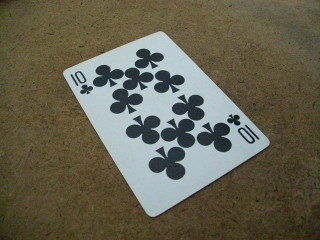
//> input picture ocr/pics/pers.jpg, 320 x 240 px
$ ./persp   (built with g++ and OpenCV 4)
//> lines starting //> are read from the running program, lines starting //| are printed output that depends on the picture; after the words box and inside, x2 and y2 are one past the last pixel; in counts of white or black regions, pixels touching at a corner belong together

// g++ $(pkg-config --cflags --libs opencv) persp.cc -o persp && ./persp

/**
 * Automatic perspective correction for quadrilateral objects. See the tutorial at
 * http://opencv-code.com/tutorials/automatic-perspective-correction-for-quadrilateral-objects/
 */
#include <opencv2/imgproc/imgproc.hpp>
#include <opencv2/highgui/highgui.hpp>
#include <iostream>

cv::Point2f center(0,0);

cv::Point2f computeIntersect(cv::Vec4i a,
                             cv::Vec4i b)
{
	int x1 = a[0], y1 = a[1], x2 = a[2], y2 = a[3], x3 = b[0], y3 = b[1], x4 = b[2], y4 = b[3];
	// float denom;

	if (float d = ((float)(x1 - x2) * (y3 - y4)) - ((y1 - y2) * (x3 - x4)))
	{
		cv::Point2f pt;
		pt.x = ((x1 * y2 - y1 * x2) * (x3 - x4) - (x1 - x2) * (x3 * y4 - y3 * x4)) / d;
		pt.y = ((x1 * y2 - y1 * x2) * (y3 - y4) - (y1 - y2) * (x3 * y4 - y3 * x4)) / d;
		return pt;
	}
	else
		return cv::Point2f(-1, -1);
}

void sortCorners(std::vector<cv::Point2f>& corners,
                 cv::Point2f center)
{
	std::vector<cv::Point2f> top, bot;

	for (int i = 0; i < corners.size(); i++)
	{
		if (corners[i].y < center.y)
			top.push_back(corners[i]);
		else
			bot.push_back(corners[i]);
	}
	corners.clear();

	if (top.size() == 2 && bot.size() == 2){
		cv::Point2f tl = top[0].x > top[1].x ? top[1] : top[0];
		cv::Point2f tr = top[0].x > top[1].x ? top[0] : top[1];
		cv::Point2f bl = bot[0].x > bot[1].x ? bot[1] : bot[0];
		cv::Point2f br = bot[0].x > bot[1].x ? bot[0] : bot[1];


		corners.push_back(tl);
		corners.push_back(tr);
		corners.push_back(br);
		corners.push_back(bl);
	}
}

int main()
{
	cv::Mat src = cv::imread("./pics/pers.jpg");
//> src is the input picture: 240 rows x 320 cols, CV_8UC3; mean B, G, R 80.9, 98.1, 101.9
	// [6 lines of commented-out code are left out]
	if (src.empty())
		return -1;

	cv::Mat bw;
	cv::cvtColor(src, bw, CV_BGR2GRAY);
	cv::blur(bw, bw, cv::Size(3, 3));
	cv::Canny(bw, bw, 100, 100, 3);
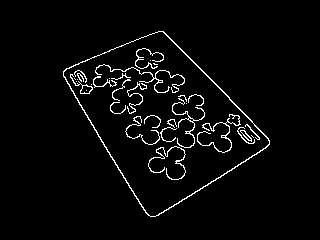
//> bw: 240 rows x 320 cols, CV_8UC1; 3.4% white in thin lines or dots, all inside (x1, y1, x2, y2) = (63, 31, 270, 217)

	std::vector<cv::Vec4i> lines;
	cv::HoughLinesP(bw, lines, 1, CV_PI/180, 70, 30, 10);
//> lines = 4 lines (x1, y1, x2, y2): [162, 31, 252, 121], [63, 75, 146, 213], [157, 215, 266, 147], [65, 69, 144, 36]

        cv::imwrite( "./img_pre/persp0.jpg", bw);

        std::vector<cv::Vec4i>::iterator it = lines.begin();
        for(; it!=lines.end(); ++it) {
          cv::Vec4i l = *it;
          cv::line(bw, cv::Point(l[0], l[1]), cv::Point(l[2], l[3]), cv::Scalar(255,0,0), 2, 8);
        }
//> this loop made 4 passes
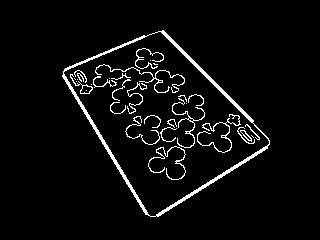
//> bw: 240 rows x 320 cols, CV_8UC1; 4.7% white in thin lines or dots, all inside (x1, y1, x2, y2) = (62, 30, 270, 217)
        cv::imwrite( "./img_pre/persp1.jpg", bw);

	// Expand the lines
	for (int i = 0; i < lines.size(); i++)
	{
		cv::Vec4i v = lines[i];
		lines[i][0] = 0;
		lines[i][1] = ((float)v[1] - v[3]) / (v[0] - v[2]) * -v[0] + v[1];
		lines[i][2] = src.cols;
		lines[i][3] = ((float)v[1] - v[3]) / (v[0] - v[2]) * (src.cols - v[2]) + v[3];
	}
//> this loop made 4 passes

        it = lines.begin();
        for(; it!=lines.end(); ++it) {
          cv::Vec4i l = *it;
          cv::line(bw, cv::Point(l[0], l[1]), cv::Point(l[2], l[3]), cv::Scalar(255,0,0), 2, 8);
        }
//> this loop made 4 passes
//> l on passes 1 to 4: [0, -131, 320, 189], [0, -29, 320, 502], [0, 312, 320, 113], [0, 96, 320, -37]
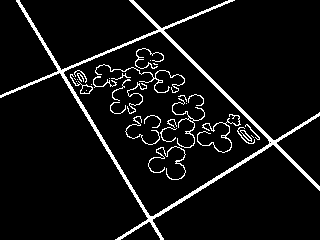
//> bw: 240 rows x 320 cols, CV_8UC1; 6.8% white in thin lines or dots
        cv::imwrite( "./img_pre/persp2.jpg", bw);

        // cv::drawContours(bw, lines, -1, cv::Scalar(0,255,0),1);
        // cv::imwrite( "./img_pre/persp1.jpg", bw);

	std::vector<cv::Point2f> corners;
	for (int i = 0; i < lines.size(); i++)
	{
		for (int j = i+1; j < lines.size(); j++)
		{
			cv::Point2f pt = computeIntersect(lines[i], lines[j]);
			if (pt.x >= 0 && pt.y >= 0)
				corners.push_back(pt);
		}
	}
//> this loop made 4 passes
//> after the loop, corners = 4 Points (x, y): [273.1, 142.1], [160.3, 29.35], [149.5, 219], [60.24, 70.96]

        std::cout << "corners: " << corners.size() << std::endl;
//| corners: 4

	std::vector<cv::Point2f> approx;
	cv::approxPolyDP(cv::Mat(corners), approx, cv::arcLength(cv::Mat(corners), true) * 0.02, true);
//> approx has the same summary as corners

	if (approx.size() != 4)
	{
          std::cout << "The object is not quadrilateral!, approx size is: " << approx.size() << std::endl;
		return -1;
	}

	// Get mass center
	for (int i = 0; i < corners.size(); i++)
		center += corners[i];
//> this loop made 4 passes
//> center on passes 1 to 4: Point(273.1, 142.1), Point(433.5, 171.5), Point(583, 390.5), Point(643.2, 461.5)
	center *= (1. / corners.size());
//> center = Point(160.8, 115.4)

	sortCorners(corners, center);
//> the loop in sortCorners, `for (int i = 0; i < corners.size(); i++)` made 4 passes
//> in sortCorners, `cv::Point2f tl = top[0].x > top[1].x ? top[1] : top[0];`: tl = Point(60.24, 70.96)
//> in sortCorners, `cv::Point2f tr = top[0].x > top[1].x ? top[0] : top[1];`: tr = Point(160.4, 29.35)
//> in sortCorners, `cv::Point2f bl = bot[0].x > bot[1].x ? bot[1] : bot[0];`: bl = Point(149.5, 219)
//> in sortCorners, `cv::Point2f br = bot[0].x > bot[1].x ? bot[0] : bot[1];`: br = Point(273.1, 142.1)
//> in sortCorners, `corners.push_back(tl);`: corners = 1 Point (x, y): [60.24, 70.96]
//> in sortCorners, `corners.push_back(tr);`: corners = 2 Points (x, y): [60.24, 70.96], [160.3, 29.35]
//> in sortCorners, `corners.push_back(br);`: corners = 3 Points (x, y): [60.24, 70.96], [160.3, 29.35], [273.1, 142.1]
//> in sortCorners, `corners.push_back(bl);`: corners = 4 Points (x, y): [60.24, 70.96], [160.3, 29.35], [273.1, 142.1], [149.5, 219]
	if ( corners.size() == 0 ) {
		std::cout << "The corners were not sorted correctly!" << std::endl;
		return -1;
	}
	cv::Mat dst = src.clone();

	// Draw lines
	for (int i = 0; i < lines.size(); i++)
	{
		cv::Vec4i v = lines[i];
		cv::line(dst, cv::Point(v[0], v[1]), cv::Point(v[2], v[3]), CV_RGB(0,255,0));
	}
//> this loop made 4 passes
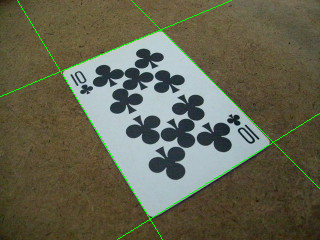
//> dst: 240 rows x 320 cols, CV_8UC3; 1.12% of pixels changed, all inside (x1, y1, x2, y2) = (0, 0, 320, 240)

	// Draw corner points
	cv::circle(dst, corners[0], 3, CV_RGB(255,0,0), 2);
//> dst: 240 rows x 320 cols, CV_8UC3; 0.08% of pixels changed, all inside (x1, y1, x2, y2) = (56, 67, 65, 76)
	cv::circle(dst, corners[1], 3, CV_RGB(0,255,0), 2);
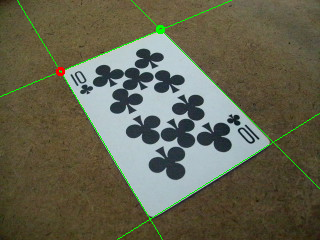
//> dst: 240 rows x 320 cols, CV_8UC3; mean B, G, R 79.5, 99.6, 100.5
	cv::circle(dst, corners[2], 3, CV_RGB(0,0,255), 2);
//> dst: 240 rows x 320 cols, CV_8UC3; 0.08% of pixels changed, all inside (x1, y1, x2, y2) = (269, 138, 278, 147)
	cv::circle(dst, corners[3], 3, CV_RGB(255,255,255), 2);
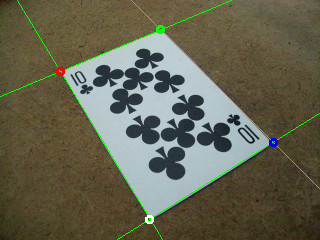
//> dst: 240 rows x 320 cols, CV_8UC3; mean B, G, R 79.9, 99.6, 100.6

	// Draw mass center
	cv::circle(dst, center, 3, CV_RGB(255,255,0), 2);
//> dst: 240 rows x 320 cols, CV_8UC3; 0.08% of pixels changed, all inside (x1, y1, x2, y2) = (157, 111, 166, 120)

	cv::Mat quad = cv::Mat::zeros(300, 220, CV_8UC3);

	std::vector<cv::Point2f> quad_pts;
	quad_pts.push_back(cv::Point2f(0, 0));
	quad_pts.push_back(cv::Point2f(quad.cols, 0));
	quad_pts.push_back(cv::Point2f(quad.cols, quad.rows));
	quad_pts.push_back(cv::Point2f(0, quad.rows));

	cv::Mat transmtx = cv::getPerspectiveTransform(corners, quad_pts);
//> transmtx = [[1.98, -1.19, -34.54], [1.19, 2.87, -275.5], [0.000152, 0.00342, 1]]
	cv::warpPerspective(src, quad, transmtx, quad.size());
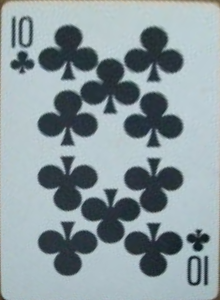
//> quad: 300 rows x 220 cols, CV_8UC3; mean B, G, R 159.9, 154.8, 140.2

	cv::imshow("image", dst);
	cv::imshow("quadrilateral", quad);
        cv::imwrite( "./pics/pers2.jpg", quad);

	cv::waitKey();
	return 0;
}
